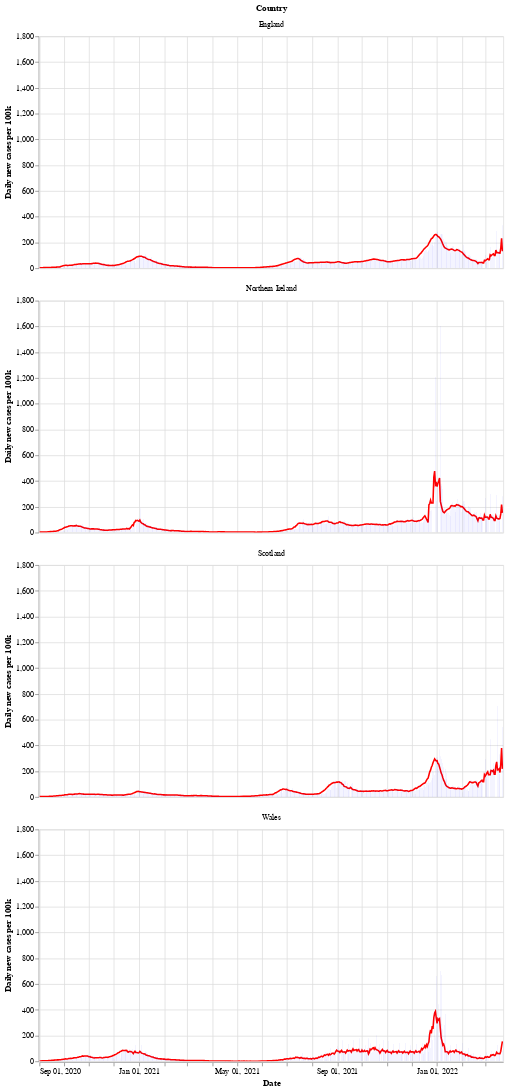

Source (notebook cell):
### Markdown cell above
Next is a bar chart of the number of new cases in each country (per 100k population), with the 7 day moving average of cases. Again we see that Wales saw a longer period of raising and falling cases compared to the other countries.

After a period of cases falling, each nation is now seeing a rise in the number of cases - especially in Wales.

### Code cell
# collapse
bars = alt.Chart(uk_cases).mark_bar().encode(
    x=alt.X("yearmonthdate(date):T", axis=alt.Axis(title='Date')),
    y=alt.Y("newCasesRate:Q", axis=alt.Axis(title='Daily new cases per 100k')),
    tooltip='newCasesRate',
    color=alt.condition(
        alt.datum.dailyChange > 0,
        alt.value("orange"),  # The positive color
        alt.value("blue")  # The negative color
    )
).properties(title='New cases per 100k population with rolling 7 day average', width=600).interactive()
line = alt.Chart(uk_cases).mark_line(
    color='red',
    size=2,
).transform_window(
    rolling_mean='mean(newCasesRate)',
    frame=[0, 7],
    groupby=['areaName']
).encode(
    x='yearmonthdate(date):T',
    y='rolling_mean:Q'
)
alt.layer(line, bars, data=uk_cases).facet(alt.Row('areaName', title='Country'), columns=1)

### Figure 1 — Vega-Lite specification as saved in the notebook (floating-point values rounded to 4 significant figures; data arrays with more than 128 entries replaced by an {"elided": "..."} marker saying what was removed)
{"config": {"view": {"continuousWidth": 400, "continuousHeight": 300}}, "data": {"name": "data-2138e74435f2f71cd32d963d297e5841"}, "facet": {"type": "nominal", "field": "areaName", "title": "Country"}, "spec": {"layer": [{"mark": {"type": "line", "color": "red", "size": 2}, "encoding": {"x": {"type": "temporal", "field": "date", "timeUnit": "yearmonthdate"}, "y": {"type": "quantitative", "field": "rolling_mean"}}, "transform": [{"window": [{"op": "mean", "field": "newCasesRate", "as": "rolling_mean"}], "frame": [0, 7], "groupby": ["areaName"]}]}, {"mark": "bar", "encoding": {"color": {"condition": {"value": "orange", "test": "(datum.dailyChange > 0)"}, "value": "blue"}, "tooltip": {"type": "quantitative", "field": "newCasesRate"}, "x": {"type": "temporal", "axis": {"title": "Date"}, "field": "date", "timeUnit": "yearmonthdate"}, "y": {"type": "quantitative", "axis": {"title": "Daily new cases per 100k"}, "field": "newCasesRate"}}, "selection": {"selector002": {"type": "interval", "bind": "scales", "encodings": ["x", "y"]}}, "title": "New cases per 100k population with rolling 7 day average", "width": 600}]}, "columns": 1, "$schema": "https://vega.github.io/schema/vega-lite/v4.8.1.json", "datasets": {"data-2138e74435f2f71cd32d963d297e5841": {"elided": "2272 records"}}}
